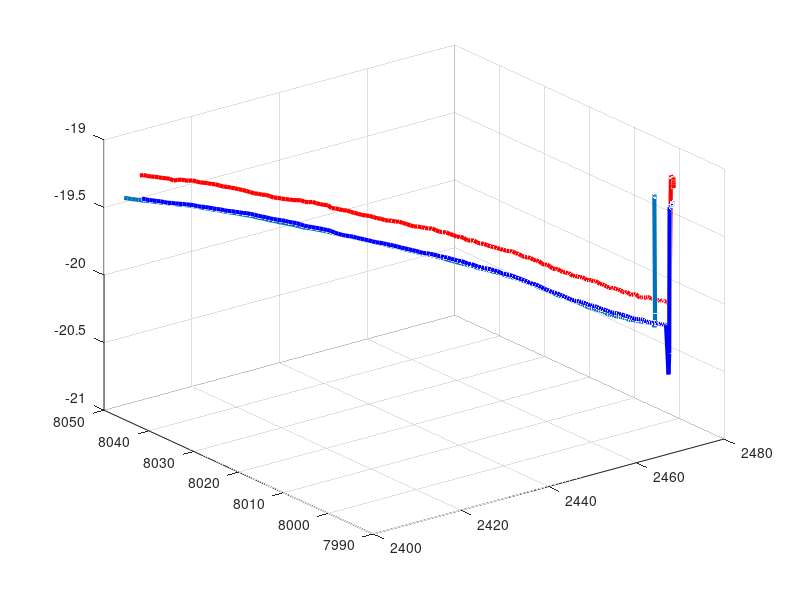

MATLAB code for this plot: (Note: this script raises an error after producing the figure.)
% script_test_fcn_findVehiclePoseinENU.m
% tests fcn_findVehiclePoseinENU.m

% Revision history
% 2023_06_29 - Aneesh Batchu
% -- wrote the code originally

%% Set up the workspace

clc
close all

%% Check assertions for basic path operations and function testing
%%%%%%%%%%%%%%%%%%%%%%%%%%%%%%%%%%%%%%%%%%%%%%%%%
%                              _   _                 
%      /\                     | | (_)                
%     /  \   ___ ___  ___ _ __| |_ _  ___  _ __  ___ 
%    / /\ \ / __/ __|/ _ \ '__| __| |/ _ \| '_ \/ __|
%   / ____ \\__ \__ \  __/ |  | |_| | (_) | | | \__ \
%  /_/    \_\___/___/\___|_|   \__|_|\___/|_| |_|___/
%                                                    
%                                                    
% See: https://patorjk.com/software/taag/#p=display&f=Big&t=Assertions
%%%%%%%%%%%%%%%%%%%%%%%%%%%%%%%%%%%%%%%%%%%%%%%%%

%% Assumptions

% The vehicle is assumed to have zero pitch in ENU coordinates.
%
% Therefore, the output of this code will be the position of the
% vehicle,[X_vehicle_ENU, Y_vehicle_ENU, Z_vehicle_ENU], and 
%  ROLL_vehicle_ENU, 0, YAW_vehicle_ENU]
%
% vehiclePose_ENU = [X_vehicle_ENU, Y_vehicle_ENU, Z_vehicle_ENU, 
%                   ROLL_vehicle_ENU (in degrees), 0, YAW_vehicle_ENU(in degrees)]
%
% SensorMount_offset_y_relative_to_VehicleOrigin = 0. 
%
%
% The distance between the GPS Antennas mid-point and the Sensor Mount 
% is assumed to be zero

%% Test ;1

load('GPSData_ENU.mat')



% The center of Left GPS Antenna
% GPSLeft_ENU = [x, y, z] in meters
GPSLeft_ENU = LeftGPS_ENU;

% The center of Right GPS Antenna
% GPSRight_ENU = [x, y, z] in meters
GPSRight_ENU = RightGPS_ENU;

% The center of Front GPS Antenna
% GPSRight_ENU = [x, y, z] in meters
GPSFront_ENU = FrontGPS_ENU;


figure(343434)
plot3(GPSLeft_ENU(:,1),GPSLeft_ENU(:,2),GPSLeft_ENU(:,3),'b-','Linewidth',3);
hold on
plot3(GPSRight_ENU(:,1),GPSRight_ENU(:,2),GPSRight_ENU(:,3),'r-','Linewidth',3);
plot3(GPSFront_ENU(:,1),GPSFront_ENU(:,2),GPSFront_ENU(:,3),'-','Linewidth',3);
grid on

% The pitch of the vehicle is assumed as zero
PITCH_vehicle_ENU = zeros(size(GPSLeft_ENU,1),1);

% The sensor mount offset relative to vehicle origin = 
% [-X_SensorMount_center, 0, +Z_SensorMount_center] in meters
SensorMount_offset_relative_to_VehicleOrigin = [-0.6027 0 1.5261]; 


% The POSE of the vehicle in ENU coordinates is in the form [X_vehicle_ENU, 
% Y_vehicle_ENU, Z_vehicle_ENU, 0, 0, YAW_vehicle_ENU]

vehiclePose_ENU = fcn_Transform_findVehiclePoseinENU(GPSLeft_ENU, GPSRight_ENU, PITCH_vehicle_ENU, SensorMount_offset_relative_to_VehicleOrigin);

disp(vehiclePose_ENU)



%% Test 


% The centers of Left GPS Antenna
% GPSLeft_ENU = [x, y, z] in meters
GPSLeft_ENU = [1, 1, 2; -1, -1, 2; 1, 3, 2; 1, 1, 2; 3, 3, 2];

% The centers of Right GPS Antenna
% GPSRight_ENU = [x, y, z] in meters
GPSRight_ENU = [1, 3, 2; 3, 3, 2; 1, 1, 2; 1, 3, 1; 1, 1, 2];
    
% The pitch of the vehicle is assumed as zero
PITCH_vehicle_ENU = zeros(size(GPSLeft_ENU,1),1);

% The sensor mount offset relative to vehicle origin = 
% [-X_SensorMount_center, 0, +Z_SensorMount_center] in meters
SensorMount_offset_relative_to_VehicleOrigin = [-1 0 1.6]; 


% The POSE of the vehicle in ENU coordinates is in the form [X_vehicle_ENU, 
% Y_vehicle_ENU, Z_vehicle_ENU, 0, 0, YAW_vehicle_ENU]

vehiclePose_ENU = fcn_Transform_findVehiclePoseinENU(GPSLeft_ENU, GPSRight_ENU, PITCH_vehicle_ENU, SensorMount_offset_relative_to_VehicleOrigin);

disp(vehiclePose_ENU)

%% Case 1 

% This case has the inputs as per the assumptions 

fig_num = 3434;

figure(fig_num);
clf;
grid on
hold on
axis equal
xlabel('East', 'FontSize',15, 'FontWeight','bold')
ylabel('North', 'FontSize',15, 'FontWeight','bold')
zlabel('Up', 'FontSize',15, 'FontWeight','bold')
view(3)
axis equal

% The center of Left GPS Antenna
% GPSLeft_ENU = [x, y, z] in meters
GPSLeft_ENU =[1, 1, 2];

% The center of Right GPS Antenna
% GPSRight_ENU = [x, y, z] in meters
GPSRight_ENU =[3, 3, 2];

% The sensor mount offset relative to vehicle origin = 
% [-X_SensorMount_center, 0, +Z_SensorMount_center] in meters
SensorMount_offset_relative_to_VehicleOrigin = [-1 0 1.6]; 

PITCH_vehicle_ENU = 0;

% The POSE of the vehicle in ENU coordinates is in the form [X_vehicle_ENU, 
% Y_vehicle_ENU, Z_vehicle_ENU, 0, 0, YAW_vehicle_ENU]
vehiclePose_ENU = fcn_Transform_findVehiclePoseinENU(GPSLeft_ENU, GPSRight_ENU, PITCH_vehicle_ENU, SensorMount_offset_relative_to_VehicleOrigin, fig_num);

% This is the hand calculated result 
HandCalculatedValue_ENU = [2-(1/sqrt(2)), 2+(1/sqrt(2)), 2-1.6, 0, 0, 135];

% assertion to test whether the Hand calculated Vehicle Pose matches with
% function's vehicle Pose
assert(isequal(vehiclePose_ENU, HandCalculatedValue_ENU));

%% Case 2

fig_num = 3435546;

figure(fig_num);
clf;
grid on
hold on
axis equal
xlabel('East', 'FontSize',15, 'FontWeight','bold')
ylabel('North', 'FontSize',15, 'FontWeight','bold')
zlabel('Up', 'FontSize',15, 'FontWeight','bold')
view(3)
axis equal

% This case has a different SensorMount_offset_x_relative_to_VehicleOrigin
% compared to case 1.

% The center of Left GPS Antenna
% GPSLeft_ENU = [x, y, z] in meters
GPSLeft_ENU =[1, 1, 2];

% The center of Right GPS Antenna
% GPSRight_ENU = [x, y, z] in meters
GPSRight_ENU =[3, 3, 2];

% The sensor mount offset relative to vehicle origin = 
% [-X_SensorMount_center, 0, +Z_SensorMount_center]
SensorMount_offset_relative_to_VehicleOrigin = [-2 0 1.6];

PITCH_vehicle_ENU = 0;

% The POSE of the vehicle in ENU coordinates is in the form [X_vehicle_ENU, 
% Y_vehicle_ENU, Z_vehicle_ENU, 0, 0, YAW_vehicle_ENU]
vehiclePose_ENU = fcn_Transform_findVehiclePoseinENU(GPSLeft_ENU, GPSRight_ENU, PITCH_vehicle_ENU, SensorMount_offset_relative_to_VehicleOrigin, fig_num);

% This is the hand calculated result 
HandCalculatedValue_ENU = [2-(2/sqrt(2)), 2+(2/sqrt(2)), 2-1.6, 0, 0, 135];

% assertion to test whether the Hand calculated Vehicle Pose matches with
% function's vehicle Pose
assert(isequal(vehiclePose_ENU, HandCalculatedValue_ENU));

%% Case 3

% This case has a different SensorMount_offset_z_relative_to_VehicleOrigin
% compared to case 1.

fig_num = 23445;

figure(fig_num);
clf;
grid on
hold on
axis equal
xlabel('East', 'FontSize',15, 'FontWeight','bold')
ylabel('North', 'FontSize',15, 'FontWeight','bold')
zlabel('Up', 'FontSize',15, 'FontWeight','bold')
view(3)
axis equal

% The center of Left GPS Antenna
% GPSLeft_ENU = [x, y, z] in meters
GPSLeft_ENU =[1, 1, 2];

% The center of Right GPS Antenna
% GPSRight_ENU = [x, y, z] in meters
GPSRight_ENU =[3, 3, 2];

% The sensor mount offset relative to vehicle origin = 
% [-X_SensorMount_center, 0, +Z_SensorMount_center]
SensorMount_offset_relative_to_VehicleOrigin = [-1 0 1.9]; 

PITCH_vehicle_ENU = 0;

% The POSE of the vehicle in ENU coordinates is in the form [X_vehicle_ENU, 
% Y_vehicle_ENU, Z_vehicle_ENU, 0, 0, YAW_vehicle_ENU]
vehiclePose_ENU = fcn_Transform_findVehiclePoseinENU(GPSLeft_ENU, GPSRight_ENU, PITCH_vehicle_ENU, SensorMount_offset_relative_to_VehicleOrigin, fig_num);

% This is the hand calculated result 
HandCalculatedValue_ENU = [2-(1/sqrt(2)), 2+(1/sqrt(2)), 2-1.9, 0, 0, 135];

% assertion to test whether the Hand calculated Vehicle Pose matches with
% function's vehicle Pose
assert(isequal(vehiclePose_ENU, HandCalculatedValue_ENU));

%% Case 4

fig_num = 155;

figure(fig_num);
clf;
grid on
hold on
axis equal
xlabel('East', 'FontSize',15, 'FontWeight','bold')
ylabel('North', 'FontSize',15, 'FontWeight','bold')
zlabel('Up', 'FontSize',15, 'FontWeight','bold')
view(3)
axis equal

% This case has a different SensorMount_offset_x_relative_to_VehicleOrigin 
% and SensorMount_offset_z_relative_to_VehicleOrigin compared to case 1.

% The center of Left GPS Antenna
% GPSLeft_ENU = [x, y, z] in meters
GPSLeft_ENU =[1, 1, 2];

% The center of Right GPS Antenna
% GPSRight_ENU = [x, y, z] in meters
GPSRight_ENU =[3, 3, 2];

% The sensor mount offset relative to vehicle origin = 
% [-X_SensorMount_center, 0, +Z_SensorMount_center]
SensorMount_offset_relative_to_VehicleOrigin = [-2.3 0 1.45]; 

PITCH_vehicle_ENU = 0;

% The POSE of the vehicle in ENU coordinates is in the form [X_vehicle_ENU, 
% Y_vehicle_ENU, Z_vehicle_ENU, 0, 0, YAW_vehicle_ENU]
vehiclePose_ENU = fcn_Transform_findVehiclePoseinENU(GPSLeft_ENU, GPSRight_ENU, PITCH_vehicle_ENU, SensorMount_offset_relative_to_VehicleOrigin, fig_num);

% This is the hand calculated result 
HandCalculatedValue_ENU = [2-(2.3/sqrt(2)), 2+(2.3/sqrt(2)), 2-1.45, 0, 0, 135];

% assertion to test whether the Hand calculated Vehicle Pose matches with
% function's vehicle Pose
assert(isequal(vehiclePose_ENU, HandCalculatedValue_ENU));

%% Case 5

% This case has a different GPSRight_ENU compared to case 1
fig_num = 2112;

figure(fig_num);
clf;
grid on
hold on
axis equal
xlabel('East', 'FontSize',15, 'FontWeight','bold')
ylabel('North', 'FontSize',15, 'FontWeight','bold')
zlabel('Up', 'FontSize',15, 'FontWeight','bold')
view(3)
axis equal

% The center of Left GPS Antenna
% GPSLeft_ENU = [x, y, z] in meters
GPSLeft_ENU =[1, 1, 2];

% The center of Right GPS Antenna
% GPSRight_ENU = [x, y, z] in meters
GPSRight_ENU =[5, 5, 2];

% The sensor mount offset relative to vehicle origin = 
% [-X_SensorMount_center, 0, +Z_SensorMount_center]
SensorMount_offset_relative_to_VehicleOrigin = [-1 0 1.6]; 

PITCH_vehicle_ENU = 0;

% The POSE of the vehicle in ENU coordinates is in the form [X_vehicle_ENU, 
% Y_vehicle_ENU, Z_vehicle_ENU, 0, 0, YAW_vehicle_ENU]
vehiclePose_ENU = fcn_Transform_findVehiclePoseinENU(GPSLeft_ENU, GPSRight_ENU, PITCH_vehicle_ENU, SensorMount_offset_relative_to_VehicleOrigin, fig_num);

% This is the hand calculated result 
HandCalculatedValue_ENU = [3-(1/sqrt(2)), 3+(1/sqrt(2)), 2-1.6, 0, 0, 135];

% assertion to test whether the Hand calculated Vehicle Pose matches with
% function's vehicle Pose
assert(isequal(vehiclePose_ENU, HandCalculatedValue_ENU));

%% Case 6

% This case has a different GPSLeft_ENU compared to case 1

figure(6);
clf;
grid on
hold on
axis equal
xlabel('East', 'FontSize',15, 'FontWeight','bold')
ylabel('North', 'FontSize',15, 'FontWeight','bold')
zlabel('Up', 'FontSize',15, 'FontWeight','bold')
view(3)
axis equal

% The center of Left GPS Antenna
% GPSLeft_ENU = [x, y, z] in meters
GPSLeft_ENU =[-1, -1, 2];

% The center of Right GPS Antenna
% GPSRight_ENU = [x, y, z] in meters
GPSRight_ENU =[3, 3, 2];

% The sensor mount offset relative to vehicle origin = 
% [-X_SensorMount_center, 0, +Z_SensorMount_center]
SensorMount_offset_relative_to_VehicleOrigin = [-1 0 1.6]; 

PITCH_vehicle_ENU = 0;

% The POSE of the vehicle in ENU coordinates is in the form [X_vehicle_ENU, 
% Y_vehicle_ENU, Z_vehicle_ENU, 0, 0, YAW_vehicle_ENU]
vehiclePose_ENU = fcn_Transform_findVehiclePoseinENU(GPSLeft_ENU, GPSRight_ENU, PITCH_vehicle_ENU, SensorMount_offset_relative_to_VehicleOrigin);

% This is the hand calculated result 
HandCalculatedValue_ENU = [1-(1/sqrt(2)), 1+(1/sqrt(2)), 2-1.6, 0, 0, 135];

% assertion to test whether the Hand calculated Vehicle Pose matches with
% function's vehicle Pose
assert(isequal(vehiclePose_ENU, HandCalculatedValue_ENU));

%% Case 7

% This case has a different GPSRight_ENU compared to case 1 and the
% vehicle's YAW in ENU coordinates is 180 degrees

fig_num = 5555;
figure(fig_num);
clf;
grid on
hold on
axis equal
xlabel('East', 'FontSize',15, 'FontWeight','bold')
ylabel('North', 'FontSize',15, 'FontWeight','bold')
zlabel('Up', 'FontSize',15, 'FontWeight','bold')
view(3)
axis equal

% The center of Left GPS Antenna
% GPSLeft_ENU = [x, y, z] in meters
GPSLeft_ENU =[1, 1, 2];

% The center of Right GPS Antenna
% GPSRight_ENU = [x, y, z] in meters
GPSRight_ENU =[1, 3, 2];

% The sensor mount offset relative to vehicle origin = 
% [-X_SensorMount_center, 0, +Z_SensorMount_center]
SensorMount_offset_relative_to_VehicleOrigin = [-1 0 1.6]; 

PITCH_vehicle_ENU = 0;

% The POSE of the vehicle in ENU coordinates is in the form [X_vehicle_ENU, 
% Y_vehicle_ENU, Z_vehicle_ENU, 0, 0, YAW_vehicle_ENU]
vehiclePose_ENU = fcn_Transform_findVehiclePoseinENU(GPSLeft_ENU, GPSRight_ENU, PITCH_vehicle_ENU, SensorMount_offset_relative_to_VehicleOrigin, fig_num);

% This is the hand calculated result 
HandCalculatedValue_ENU = [0, 2, 2-1.6, 0, 0, 180];

% assertion to test whether the Hand calculated Vehicle Pose matches with
% function's vehicle Pose
assert(isequal(vehiclePose_ENU, HandCalculatedValue_ENU));

%% Case 8

% This case has a different GPSLeft_ENU compared to case 1 and the
% vehicle's YAW in ENU coordinates is zero

fig_num = 564534;
figure(fig_num);
clf;
grid on
hold on
axis equal
xlabel('East', 'FontSize',15, 'FontWeight','bold')
ylabel('North', 'FontSize',15, 'FontWeight','bold')
zlabel('Up', 'FontSize',15, 'FontWeight','bold')
view(3)
axis equal

% The center of Left GPS Antenna
% GPSLeft_ENU = [x, y, z] in meters
GPSLeft_ENU =[1, 3, 2];

% The center of Right GPS Antenna
% GPSRight_ENU = [x, y, z] in meters
GPSRight_ENU =[1, 1, 2];

% The sensor mount offset relative to vehicle origin = 
% [-X_SensorMount_center, 0, +Z_SensorMount_center]
SensorMount_offset_relative_to_VehicleOrigin = [-1 0 1.6]; 

PITCH_vehicle_ENU = 0;

% The POSE of the vehicle in ENU coordinates is in the form [X_vehicle_ENU, 
% Y_vehicle_ENU, Z_vehicle_ENU, 0, 0, YAW_vehicle_ENU]
vehiclePose_ENU = fcn_Transform_findVehiclePoseinENU(GPSLeft_ENU, GPSRight_ENU, PITCH_vehicle_ENU, SensorMount_offset_relative_to_VehicleOrigin, fig_num);

% This is the hand calculated result 
HandCalculatedValue_ENU = [2, 2, 2-1.6, 0, 0, 0];

% assertion to test whether the Hand calculated Vehicle Pose matches with
% function's vehicle Pose
assert(isequal(vehiclePose_ENU, HandCalculatedValue_ENU));

%% Case 9

% This case has the inputs as per the assumptions 

fig_num = 2343;
figure(fig_num);
clf;
grid on
hold on
axis equal
xlabel('East', 'FontSize',15, 'FontWeight','bold')
ylabel('North', 'FontSize',15, 'FontWeight','bold')
zlabel('Up', 'FontSize',15, 'FontWeight','bold')
view(3)
axis equal

% The center of Left GPS Antenna
% GPSLeft_ENU = [x, y, z] in meters
GPSLeft_ENU =[1, 1, 2];

% The center of Right GPS Antenna
% GPSRight_ENU = [x, y, z] in meters
GPSRight_ENU =[1, 3, 1];

% The sensor mount offset relative to vehicle origin = 
% [-X_SensorMount_center, 0, +Z_SensorMount_center] in meters
SensorMount_offset_relative_to_VehicleOrigin = [-1 0 1.6]; 

PITCH_vehicle_ENU = 0;

% The POSE of the vehicle in ENU coordinates is in the form [X_vehicle_ENU, 
% Y_vehicle_ENU, Z_vehicle_ENU, 0, 0, YAW_vehicle_ENU]
vehiclePose_ENU = fcn_Transform_findVehiclePoseinENU(GPSLeft_ENU, GPSRight_ENU, PITCH_vehicle_ENU, SensorMount_offset_relative_to_VehicleOrigin, []);

% This is the hand calculated result 
BasedOnFindVehiclePose4_ENU = [0.1056, 2, -0.5472, -26.5651, 0, 180.000];

% assertion to test whether the Hand calculated Vehicle Pose matches with
% function's vehicle Pose
% assert(isequal(vehiclePose_ENU, BasedOnFindVehiclePose4_ENU));

%% Case 10

% This case has a different GPSLeft_ENU compared to case 1 and the
% vehicle's YAW in ENU coordinates is zero


% The center of Left GPS Antenna
% GPSLeft_ENU = [x, y, z] in meters
GPSLeft_ENU =[1, 3, 2];

% The center of Right GPS Antenna
% GPSRight_ENU = [x, y, z] in meters
GPSRight_ENU =[1, 1, 2];

antenna_baseline = sum((GPSRight_ENU-GPSLeft_ENU).^2,2).^0.5;

fig_num = 98760;
figure(fig_num);
clf;
grid on
hold on
axis equal
xlabel('East', 'FontSize',15, 'FontWeight','bold')
ylabel('North', 'FontSize',15, 'FontWeight','bold')
zlabel('Up', 'FontSize',15, 'FontWeight','bold')
view(3)
axis([-8 8 -8 8 0 2.5]);

for ith_angle = 0:5:360
    angle_in_rads = ith_angle*pi/180;
    GPSRight_ENU = GPSLeft_ENU + [cos(angle_in_rads) sin(angle_in_rads) 0]*antenna_baseline;

    % The sensor mount offset relative to vehicle origin =
    % [-X_SensorMount_center, 0, +Z_SensorMount_center]
    SensorMount_offset_relative_to_VehicleOrigin = [-1 0 1.6];

    PITCH_vehicle_ENU = 0;

    % The POSE of the vehicle in ENU coordinates is in the form [X_vehicle_ENU,
    % Y_vehicle_ENU, Z_vehicle_ENU, 0, 0, YAW_vehicle_ENU]
    vehiclePose_ENU = fcn_Transform_findVehiclePoseinENU(GPSLeft_ENU, GPSRight_ENU, PITCH_vehicle_ENU, SensorMount_offset_relative_to_VehicleOrigin, fig_num);

    pause(0.015);
end

%% Case 

% This case has a different GPSLeft_ENU compared to case 1 and the
% vehicle's YAW in ENU coordinates is zero

% The center of Left GPS Antenna
% GPSLeft_ENU = [x, y, z] in meters
GPSLeft_ENU =[1, 3, 2];

% The center of Right GPS Antenna
% GPSRight_ENU = [x, y, z] in meters
GPSRight_ENU =[1, 1, 2];

antenna_baseline = sum((GPSRight_ENU-GPSLeft_ENU).^2,2).^0.5;

figure(11);
clf;
grid on
hold on
axis equal
xlabel('East', 'FontSize',15, 'FontWeight','bold')
ylabel('North', 'FontSize',15, 'FontWeight','bold')
zlabel('Up', 'FontSize',15, 'FontWeight','bold')
view(3)
axis([-8 8 -8 8 -8 8]);

for ith_angle = 0:5:360
    angle_in_rads = ith_angle*pi/180;
    GPSRight_ENU = GPSLeft_ENU + [0 cos(angle_in_rads) sin(angle_in_rads)]*antenna_baseline;

    % The sensor mount offset relative to vehicle origin =
    % [-X_SensorMount_center, 0, +Z_SensorMount_center]
    SensorMount_offset_relative_to_VehicleOrigin = [-1 0 1.6];

    PITCH_vehicle_ENU = 0;

    % The POSE of the vehicle in ENU coordinates is in the form [X_vehicle_ENU,
    % Y_vehicle_ENU, Z_vehicle_ENU, 0, 0, YAW_vehicle_ENU]
    vehiclePose_ENU = fcn_Transform_findVehiclePoseinENU(GPSLeft_ENU, GPSRight_ENU, PITCH_vehicle_ENU, SensorMount_offset_relative_to_VehicleOrigin);

end


%% Fail Conditions

if 1==0
    % The center of Left GPS Antenna
    % GPSLeft_ENU = [x, y] in meters
    GPSLeft_ENU =[1, 3];

    % The center of Right GPS Antenna
    % GPSRight_ENU = [x, y] in meters
    GPSRight_ENU =[1, 1];

    % The sensor mount offset relative to vehicle origin =
    % [-X_SensorMount_center, 0, +Z_SensorMount_center]
    SensorMount_offset_relative_to_VehicleOrigin = [-1 0 1.6];

    % The POSE of the vehicle in ENU coordinates is in the form [X_vehicle_ENU,
    % Y_vehicle_ENU, Z_vehicle_ENU, 0, 0, YAW_vehicle_ENU]
    vehiclePose_ENU = fcn_findVehiclePoseinENU(GPSLeft_ENU, GPSRight_ENU, SensorMount_offset_relative_to_VehicleOrigin);
end

%% Fail Conditions

if 1==0
    % The center of Left GPS Antenna
    % GPSLeft_ENU = [x, y] in meters
    GPSLeft_ENU =[1, 3, 0];

    % The center of Right GPS Antenna
    % GPSRight_ENU = [x, y] in meters
    GPSRight_ENU =[1, 1, 0];

    % The sensor mount offset relative to vehicle origin =
    % [-X_SensorMount_center, 0, +Z_SensorMount_center]
    SensorMount_offset_relative_to_VehicleOrigin = [-1 0];

    % The POSE of the vehicle in ENU coordinates is in the form [X_vehicle_ENU,
    % Y_vehicle_ENU, Z_vehicle_ENU, 0, 0, YAW_vehicle_ENU]
    vehiclePose_ENU = fcn_findVehiclePoseinENU(GPSLeft_ENU, GPSRight_ENU, SensorMount_offset_relative_to_VehicleOrigin);
end

%% Fail Conditions

if 1==0
    % The center of Left GPS Antenna
    % GPSLeft_ENU = [x, y] in meters
    GPSLeft_ENU =[1, 3, 0];

    % The center of Right GPS Antenna
    % GPSRight_ENU = [x, y] in meters
    GPSRight_ENU =[1, 1, 0];

    % The sensor mount offset relative to vehicle origin =
    % [-X_SensorMount_center, 0, +Z_SensorMount_center]
    SensorMount_offset_relative_to_VehicleOrigin = [-1 0 1.6];

    % The POSE of the vehicle in ENU coordinates is in the form [X_vehicle_ENU,
    % Y_vehicle_ENU, Z_vehicle_ENU, 0, 0, YAW_vehicle_ENU]
    vehiclePose_ENU = fcn_findVehiclePoseinENU(GPSLeft_ENU, GPSRight_ENU);
end

